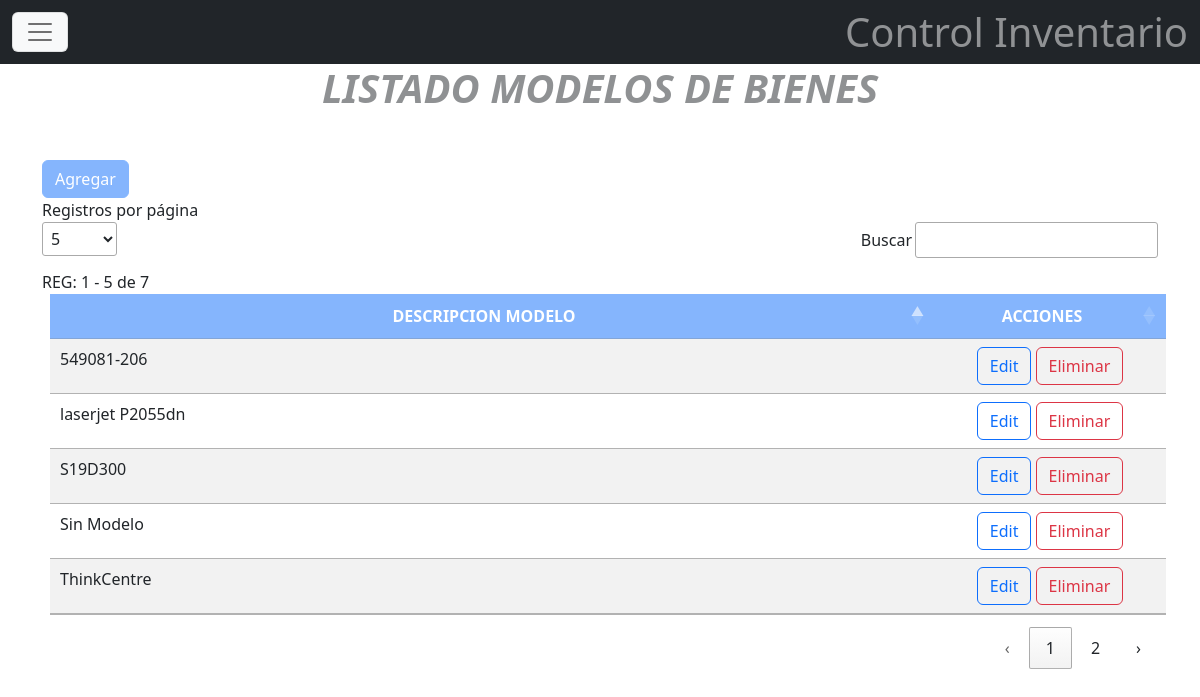
The page /modelo/ (signed in) on the database its author committed.
### apps/modelo/models.py (models this page shows, shortened)
class Modelo(models.Model):
    id_modelo=models.AutoField(primary_key=True)
    dsc_modelo=models.CharField(max_length=30, unique=True)
    fch_modelo=models.DateTimeField(auto_now=True)
    user_modelo=models.ForeignKey(User, on_delete=models.RESTRICT, default=None)
    slug=models.SlugField(max_length=200, null=True,blank=True)
    class Meta:
        verbose_name='Modelo'
        verbose_name_plural='Modelos'
        ordering =['dsc_modelo']
    """def clean(self) -> None:
            buscar=Modelo.objects.filter(dsc_modelo__iexact=self.dsc_modelo)

            if self.id_modelo:
                buscar = buscar.exclude(pk=self.id_modelo)
            if buscar.exists():
                    raise ValueError('El Modelo Existe')
            return super().clean()"""

### apps/modelo/views.py (the view, shortened to what this page needs)
# urls.py: path('', ListModelo.as_view(), name='list_modelos'),
class ListModelo(LoginRequiredMixin, PermissionRequiredMixin,SuccessMessageMixin,ListView):
        model=Modelo
        template_name='modelos.html'
        context_object_name='modelos'
        permission_required = "modelo.view_modelo"

### apps/modelo/templates/modelos.html (shortened to what this page needs)
{% extends 'base.html' %}
{% load static %}
{% block contenido %}
<div class="container">
    <div class="m-3">
          <div class="text-center dropup-center display-6 fw-bold opacity-50 fst-italic">LISTADO MODELOS DE BIENES</div>
    </div>
  <div class="mt-4">
    <button onclick="modal_data('{% url 'add_modelo' %}')" class="btn btn-block btn-primary opacity-50 btn-xs">Agregar</button>
  </div>
 <div class="div_separador">
    Registros por página
 </div>
  <table id="modelos" class="table table-striped dt-responsive nowrap m-2 " style="width:100%" >
  <thead>
      <tr class="bg-primary text-white opacity-50" >
          <th scope="col">DESCRIPCION MODELO</th>
          <th scope="col">ACCIONES</th>
      </tr>
  </thead>
  <tbody>
    {% for mrc in modelos %}
      <tr>
        <td>{{ mrc.dsc_modelo }}</td>
          <td>
            <button onclick="modal_data('{% url 'edit_modelo' mrc.slug %}')"  class="btn btn-outline-primary">Edit</button>
              <button onclick="modal_data('{% url 'del_modelo' mrc.slug %}')"  class="btn btn-outline-danger">Eliminar</button>
          </td>
      </tr>
    {% endfor %}
  </tbody>
</table>
</div>
{% endblock %}

### rows shown on the page
Modelo: dsc_modelo "549081-206"
Modelo: dsc_modelo "S19D300"
Modelo: dsc_modelo "Sin Modelo"
Modelo: dsc_modelo "ThinkCentre"
Modelo: dsc_modelo "laserjet P2055dn"
